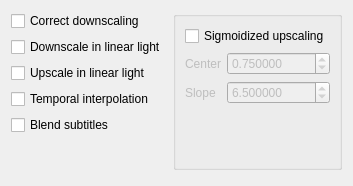
                    <widget class="QWidget" name="scaleOptionsTab">
                     <attribute name="title">
                      <string>Options</string>
                     </attribute>
                     <layout class="QHBoxLayout" name="scaleOptionsTabLayout" stretch="1,1">
                      <item>
                       <layout class="QVBoxLayout" name="scalingLayout">
                        <item>
                         <widget class="QCheckBox" name="scalingCorrectDownscaling">
                          <property name="text">
                           <string>Correct downscaling</string>
                          </property>
                         </widget>
                        </item>
                        <item>
                         <widget class="QCheckBox" name="scalingInLinearLight">
                          <property name="text">
                           <string>Downscale in linear light</string>
                          </property>
                         </widget>
                        </item>
                        <item>
                         <widget class="QCheckBox" name="scalingUpInLinearLight">
                          <property name="text">
                           <string>Upscale in linear light</string>
                          </property>
                         </widget>
                        </item>
                        <item>
                         <widget class="QCheckBox" name="scalingTemporalInterpolation">
                          <property name="text">
                           <string>Temporal interpolation</string>
                          </property>
                         </widget>
                        </item>
                        <item>
                         <widget class="QCheckBox" name="scalingBlendSubtitles">
                          <property name="text">
                           <string>Blend subtitles</string>
                          </property>
                         </widget>
                        </item>
                        <item>
                         <spacer name="scalingSpacer">
                          <property name="orientation">
                           <enum>Qt::Orientation::Vertical</enum>
                          </property>
                          <property name="sizeHint" stdset="0">
                           <size>
                            <width>20</width>
                            <height>40</height>
                           </size>
                          </property>
                         </spacer>
                        </item>
                       </layout>
                      </item>
                      <item>
                       <layout class="QVBoxLayout" name="sigmoidLayout">
                        <property name="bottomMargin">
                         <number>5</number>
                        </property>
                        <item>
                         <widget class="QGroupBox" name="sigmoidBox">
                          <property name="title">
                           <string/>
                          </property>
                          <layout class="QFormLayout" name="sigmoidBoxLayout">
                           <item row="0" column="0" colspan="2">
                            <widget class="QCheckBox" name="scalingSigmoidizedUpscaling">
                             <property name="text">
                              <string>Sigmoidized upscaling</string>
                             </property>
                            </widget>
                           </item>
                           <item row="1" column="0">
                            <widget class="QLabel" name="sigmoidizedCenterLabel">
                             <property name="enabled">
                              <bool>false</bool>
                             </property>
                             <property name="text">
                              <string>Center</string>
                             </property>
                            </widget>
                           </item>
                           <item row="1" column="1">
                            <widget class="QDoubleSpinBox" name="sigmoidizedCenter">
                             <property name="enabled">
                              <bool>false</bool>
                             </property>
                             <property name="sizePolicy">
                              <sizepolicy hsizetype="MinimumExpanding" vsizetype="Fixed">
                               <horstretch>0</horstretch>
                               <verstretch>0</verstretch>
                              </sizepolicy>
                             </property>
                             <property name="decimals">
                              <number>6</number>
                             </property>
                             <property name="maximum">
                              <double>1.000000000000000</double>
                             </property>
                             <property name="value">
                              <double>0.750000000000000</double>
                             </property>
                            </widget>
                           </item>
                           <item row="2" column="0">
                            <widget class="QLabel" name="sigmoidizedSlopeLabel">
                             <property name="enabled">
                              <bool>false</bool>
                             </property>
                             <property name="text">
                              <string>Slope</string>
                             </property>
                            </widget>
                           </item>
                           <item row="2" column="1">
                            <widget class="QDoubleSpinBox" name="sigmoidizedSlope">
                             <property name="enabled">
                              <bool>false</bool>
                             </property>
                             <property name="sizePolicy">
                              <sizepolicy hsizetype="MinimumExpanding" vsizetype="Fixed">
                               <horstretch>0</horstretch>
                               <verstretch>0</verstretch>
                              </sizepolicy>
                             </property>
                             <property name="decimals">
                              <number>6</number>
                             </property>
                             <property name="minimum">
                              <double>1.000000000000000</double>
                             </property>
                             <property name="maximum">
                              <double>20.000000000000000</double>
                             </property>
                             <property name="value">
                              <double>6.500000000000000</double>
                             </property>
                            </widget>
                           </item>
                          </layout>
                         </widget>
                        </item>
                       </layout>
                      </item>
                     </layout>
                    </widget>
